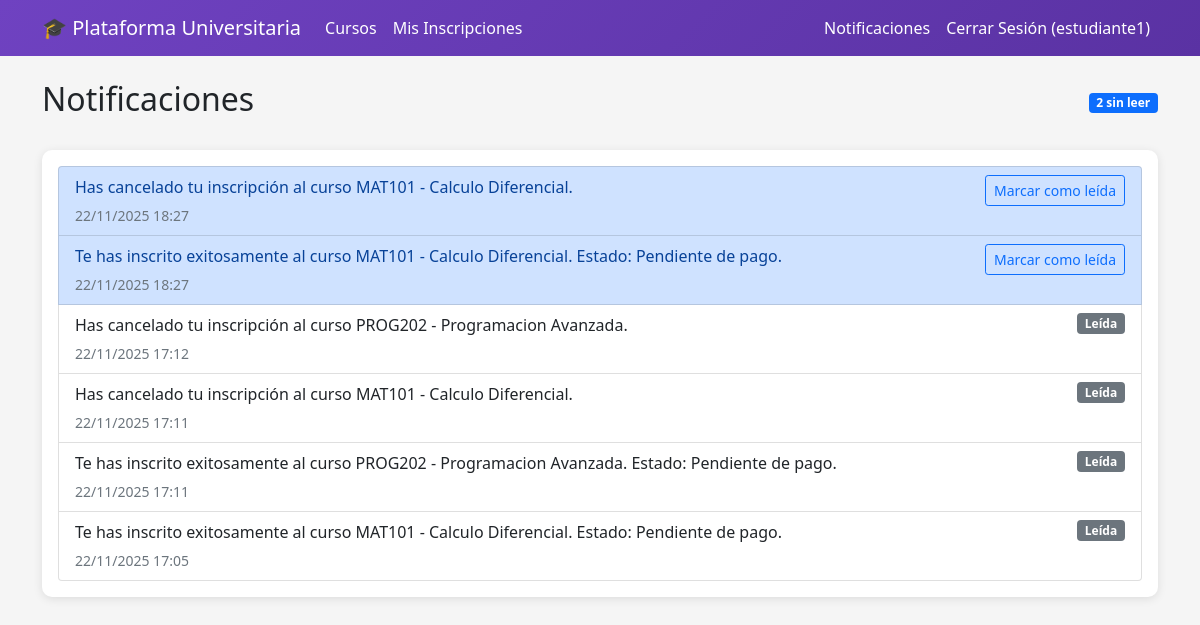
Screenshot of /notifications/ (signed in) with the database file from the repository.
### core/models.py (models this page shows, shortened)
class Notification(models.Model):
    user = models.ForeignKey(User, on_delete=models.CASCADE)
    message = models.TextField()
    is_read = models.BooleanField(default=False)
    created_at = models.DateTimeField(auto_now_add=True)

### core/views.py (the view)
# urls.py: path('notifications/', views.notifications, name='notifications'),
@login_required
def notifications(request):
    notifications = Notification.objects.filter(user=request.user).order_by('-created_at')
    unread_count = notifications.filter(is_read=False).count()
    context = {
        'notifications': notifications,
        'unread_count': unread_count,
    }
    return render(request, 'core/notifications.html', context)

### core/templates/core/notifications.html
{% extends 'core/base.html' %}
{% block content %}
<div class="d-flex justify-content-between align-items-center mb-4">
    <h2>Notificaciones</h2>
    {% if unread_count > 0 %}
    <span class="badge bg-primary">{{ unread_count }} sin leer</span>
    {% endif %}
</div>
<div class="card">
    <div class="card-body">
        {% if notifications %}
        <div class="list-group">
            {% for notification in notifications %}
            <div class="list-group-item {% if not notification.is_read %}list-group-item-primary{% endif %}">
                <div class="d-flex justify-content-between align-items-start">
                    <div class="flex-grow-1">
                        <p class="mb-1">{{ notification.message }}</p>
                        <small class="text-muted">{{ notification.created_at|date:"d/m/Y H:i" }}</small>
                    </div>
                    {% if not notification.is_read %}
                    <a href="{% url 'mark_notification_read' notification.id %}" class="btn btn-sm btn-outline-primary ms-2">
                        Marcar como leída
                    </a>
                    {% else %}
                    <span class="badge bg-secondary ms-2">Leída</span>
                    {% endif %}
                </div>
            </div>
            {% endfor %}
        </div>
        {% else %}
        <div class="text-center py-4">
            <p class="text-muted">No tienes notificaciones.</p>
        </div>
        {% endif %}
    </div>
</div>
{% endblock %}

### core/templates/core/base.html (shortened to what this page needs)
<!DOCTYPE html>
<html lang="es">
<head>
    <link href="https://cdn.jsdelivr.net/npm/bootstrap@5.1.3/dist/css/bootstrap.min.css" rel="stylesheet">
</head>
<body>
    <nav class="navbar navbar-expand-lg navbar-dark">
        <div class="container">
            <a class="navbar-brand" href="{% url 'home' %}">
                🎓 Plataforma Universitaria
            </a>
            <div class="collapse navbar-collapse" id="navbarNav">
                <ul class="navbar-nav me-auto">
                    {% if user.is_authenticated %}
                        <li class="nav-item">
                            <a class="nav-link" href="{% url 'course_list' %}">Cursos</a>
                        </li>
                        {% if user.profile.role == 'student' %}
                        <li class="nav-item">
                            <a class="nav-link" href="{% url 'my_enrollments' %}">Mis Inscripciones</a>
                        </li>
                        {% endif %}
                    {% endif %}
                </ul>
                <ul class="navbar-nav">
                    {% if user.is_authenticated %}
                        <li class="nav-item">
                            <a class="nav-link" href="{% url 'notifications' %}">Notificaciones</a>
                        </li>
                        <li class="nav-item">
                            <a class="nav-link" href="{% url 'logout' %}">Cerrar Sesión ({{ user.username }})</a>
                        </li>
                    {% endif %}
                </ul>
            </div>
        </div>
    </nav>
    <main class="container my-4">
        {% block content %}
        {% endblock %}
    </main>
</body>
</html>

### core/templates/core/base.html (style rules this page uses)
:root { --primary-color: #6f42c1; --primary-dark: #5a32a3; }
body { background-color: #f5f5f5; font-family: 'Segoe UI', Tahoma, Geneva, Verdana, sans-serif; }
.navbar { background: linear-gradient(135deg, var(--primary-color), var(--primary-dark)); }
.navbar-brand, .nav-link { color: white !important; }
.card { border: none; box-shadow: 0 2px 10px rgba(0,0,0,0.1); border-radius: 10px; }

### rows the page displays
Notification: message "Has cancelado tu inscripción al curso MAT101 - Calculo Diferencial.", created_at "22/11/2025 18:27", is_read "Marcar como leída"
Notification: message "Te has inscrito exitosamente al curso MAT101 - Calculo Diferencial. Estado: Pendiente de pago.", created_at "22/11/2025 18:27", is_read "Marcar como leída"
Notification: message "Has cancelado tu inscripción al curso PROG202 - Programacion Avanzada.", created_at "22/11/2025 17:12", is_read "Leída"
Notification: message "Has cancelado tu inscripción al curso MAT101 - Calculo Diferencial.", created_at "22/11/2025 17:11", is_read "Leída"
Notification: message "Te has inscrito exitosamente al curso PROG202 - Programacion Avanzada. Estado: Pendiente de pago.", created_at "22/11/2025 17:11", is_read "Leída"
Notification: message "Te has inscrito exitosamente al curso MAT101 - Calculo Diferencial. Estado: Pendiente de pago.", created_at "22/11/2025 17:05", is_read "Leída"

### other values shown
{{ user.username }} "estudiante1"
{{ unread_count }} "2"
